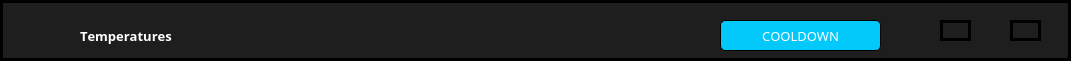
      <widget class="QFrame" name="frame_14">
       <property name="geometry">
        <rect>
         <x>-20</x>
         <y>-10</y>
         <width>1071</width>
         <height>61</height>
        </rect>
       </property>
       <property name="sizePolicy">
        <sizepolicy hsizetype="Expanding" vsizetype="Preferred">
         <horstretch>0</horstretch>
         <verstretch>0</verstretch>
        </sizepolicy>
       </property>
       <property name="font">
        <font>
         <family>Montserrat</family>
         <pointsize>10</pointsize>
         <weight>50</weight>
         <italic>false</italic>
         <bold>false</bold>
         <kerning>false</kerning>
        </font>
       </property>
       <property name="styleSheet">
        <string notr="true">border:3px solid rgb(0,0,0);
background-color: rgb(30,30,30);</string>
       </property>
       <property name="frameShape">
        <enum>QFrame::StyledPanel</enum>
       </property>
       <property name="frameShadow">
        <enum>QFrame::Raised</enum>
       </property>
       <widget class="QLabel" name="label">
        <property name="geometry">
         <rect>
          <x>30</x>
          <y>20</y>
          <width>31</width>
          <height>31</height>
         </rect>
        </property>
        <property name="font">
         <font>
          <family>Montserrat</family>
          <pointsize>10</pointsize>
          <weight>50</weight>
          <italic>false</italic>
          <bold>false</bold>
          <kerning>false</kerning>
         </font>
        </property>
        <property name="styleSheet">
         <string notr="true">border:0px;</string>
        </property>
        <property name="text">
         <string/>
        </property>
        <property name="pixmap">
         <pixmap>resource/temperature.png</pixmap>
        </property>
        <property name="scaledContents">
         <bool>true</bool>
        </property>
       </widget>
       <widget class="QLabel" name="label_2">
        <property name="geometry">
         <rect>
          <x>80</x>
          <y>20</y>
          <width>211</width>
          <height>31</height>
         </rect>
        </property>
        <property name="font">
         <font>
          <family>Montserrat</family>
          <pointsize>10</pointsize>
          <weight>75</weight>
          <italic>false</italic>
          <bold>true</bold>
          <kerning>false</kerning>
         </font>
        </property>
        <property name="styleSheet">
         <string notr="true">border:0px;
color: rgb(255, 255, 255);</string>
        </property>
        <property name="text">
         <string>Temperatures</string>
        </property>
       </widget>
       <widget class="QLabel" name="label_3">
        <property name="geometry">
         <rect>
          <x>720</x>
          <y>20</y>
          <width>161</width>
          <height>31</height>
         </rect>
        </property>
        <property name="font">
         <font>
          <family>Montserrat</family>
          <pointsize>10</pointsize>
          <weight>50</weight>
          <italic>false</italic>
          <bold>false</bold>
          <kerning>false</kerning>
         </font>
        </property>
        <property name="styleSheet">
         <string notr="true">color: rgb(255, 255, 255);
background-color:rgb(3, 200, 250);
border: 1px solid rgb(0,0,0);
border-radius:5px;</string>
        </property>
        <property name="text">
         <string>COOLDOWN</string>
        </property>
        <property name="alignment">
         <set>Qt::AlignCenter</set>
        </property>
       </widget>
       <widget class="QLabel" name="label_4">
        <property name="geometry">
         <rect>
          <x>890</x>
          <y>20</y>
          <width>41</width>
          <height>31</height>
         </rect>
        </property>
        <property name="font">
         <font>
          <family>Montserrat</family>
          <pointsize>10</pointsize>
          <weight>50</weight>
          <italic>false</italic>
          <bold>false</bold>
          <kerning>false</kerning>
         </font>
        </property>
        <property name="styleSheet">
         <string notr="true">border:0px;</string>
        </property>
        <property name="text">
         <string/>
        </property>
        <property name="pixmap">
         <pixmap>../../.designer/backup/resource/cooldown.png</pixmap>
        </property>
        <property name="scaledContents">
         <bool>true</bool>
        </property>
       </widget>
       <widget class="QLabel" name="label_5">
        <property name="geometry">
         <rect>
          <x>940</x>
          <y>20</y>
          <width>31</width>
          <height>21</height>
         </rect>
        </property>
        <property name="font">
         <font>
          <family>Montserrat</family>
          <pointsize>10</pointsize>
          <weight>50</weight>
          <italic>false</italic>
          <bold>false</bold>
          <kerning>false</kerning>
         </font>
        </property>
        <property name="text">
         <string/>
        </property>
       </widget>
       <widget class="QLabel" name="label_6">
        <property name="geometry">
         <rect>
          <x>1010</x>
          <y>20</y>
          <width>31</width>
          <height>21</height>
         </rect>
        </property>
        <property name="font">
         <font>
          <family>Montserrat</family>
          <pointsize>10</pointsize>
          <weight>50</weight>
          <italic>false</italic>
          <bold>false</bold>
          <kerning>false</kerning>
         </font>
        </property>
        <property name="text">
         <string/>
        </property>
       </widget>
      </widget>
